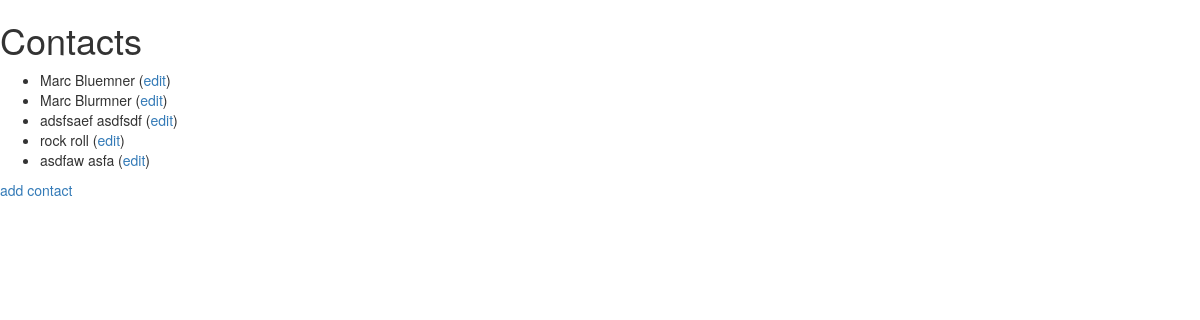
Before: / with the older database file.
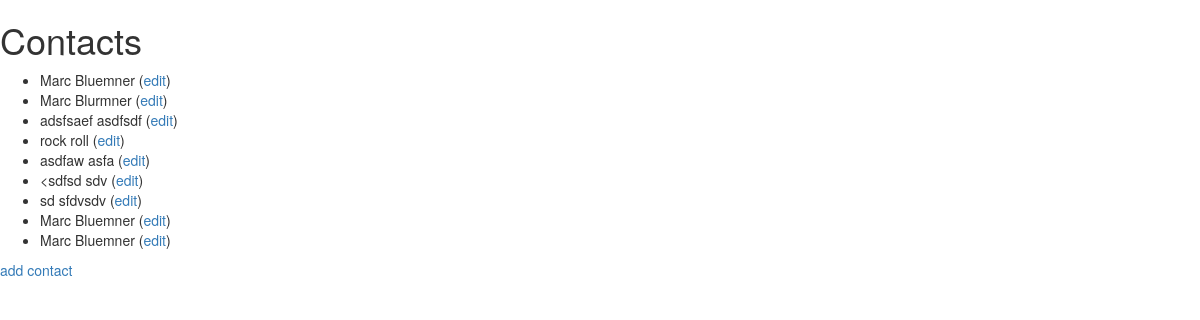
After: the same page with the newer database file.
### contacts/models.py (models this page shows)
class Contact(models.Model):
    first_name = models.CharField(
        max_length=255,
    )
    last_name = models.CharField(
        max_length=255,
    )
    email = models.EmailField()
    def __str__(self):
        return ' '.join([
            self.first_name,
            self.last_name,
        ])

### contacts/views.py (the view, shortened to what this page needs)
# urls.py: url(r'^$', contacts.views.ListContactView.as_view(),
class ListContactView(ListView):
    model = Contact
    template_name = 'contact_list.html'

### contacts/templates/contact_list.html
{% extends "base.html" %}
{% block content %}
<h1>Contacts</h1>
<ul>
  {% for contact in object_list %}
    <li class="contact">{{ contact }}
      (<a href="{% url "contacts-edit" pk=contact.id %}">edit</a>)
    </li>
  {% endfor %}
</ul>
<a href="{% url "contacts-new" %}">add contact</a>
{% endblock %}

### contacts/templates/base.html (shortened to what this page needs)
{% load staticfiles %}
<html>
  <head>
    <link href="{% static 'bootstrap/css/bootstrap.min.css' %}"
          rel="stylesheet" media="screen">
  </head>
  <body>
    {% block content %}
    {% endblock %}
  </body>
</html>

Changed rows visible on the page:
added Contact: first_name+last_name "<sdfsd sdv"
added Contact: first_name+last_name "sd sfdvsdv"
added Contact: first_name+last_name "Marc Bluemner"
added Contact: first_name+last_name "Marc Bluemner"
